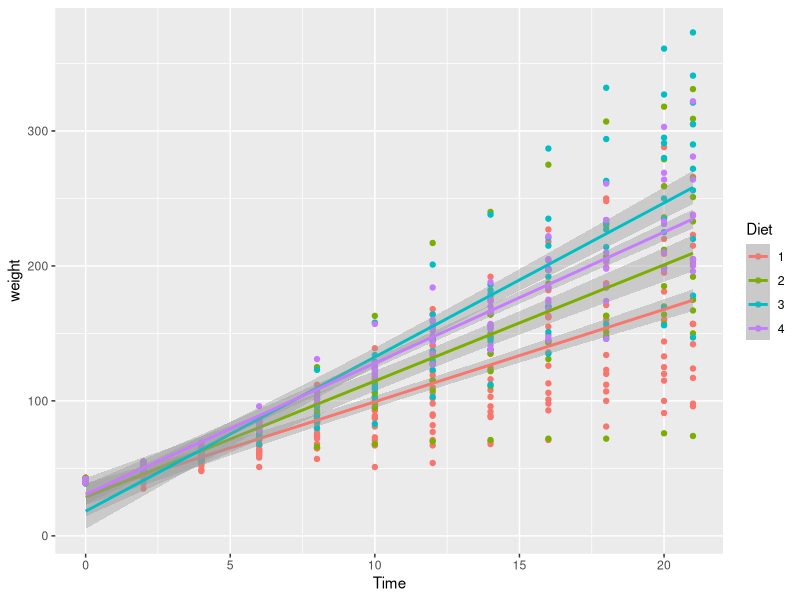
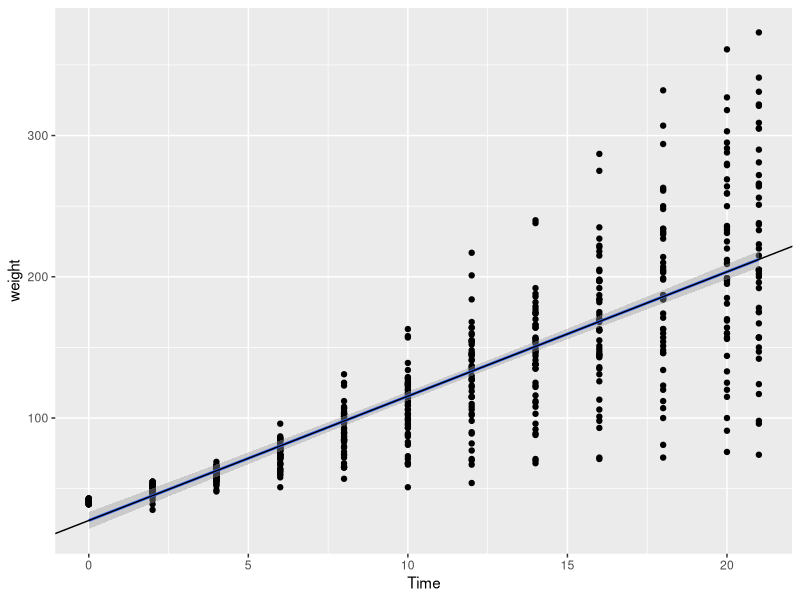
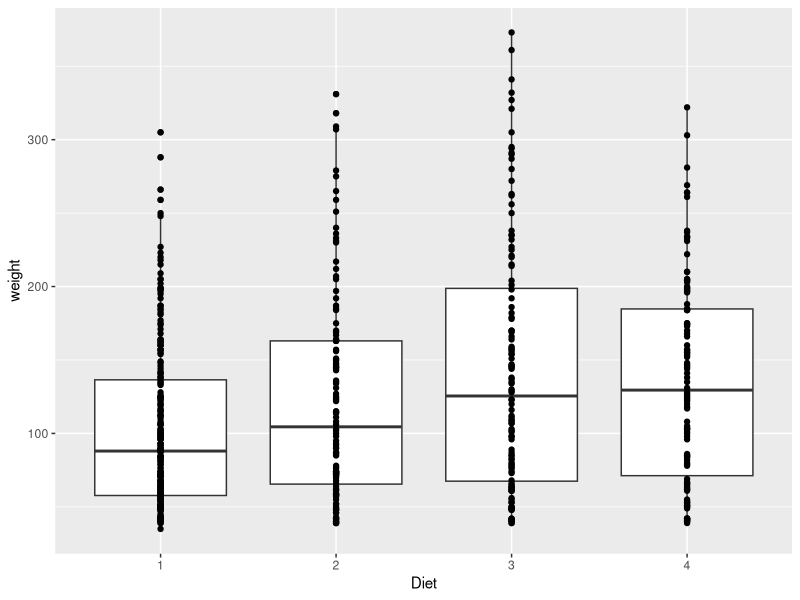
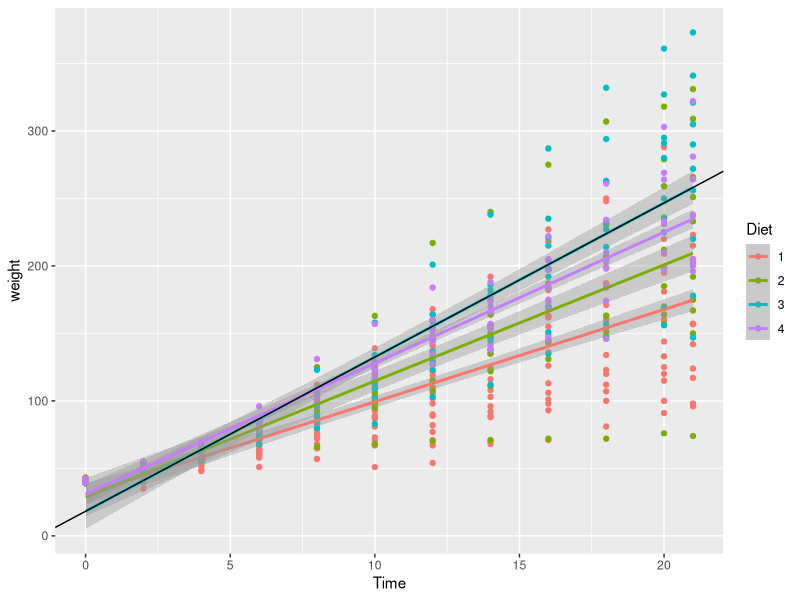

Recreate these plots in R, in order.
## ---- chunk 1
knitr::opts_chunk$set(echo = TRUE)
## ---- chunk 2
library(tidyverse)
## ---- chunk 3
View(ChickWeight)
chicks_lm_fit <- lm(weight ~ Time + Diet, ChickWeight)

chicks_lm_fit
## ---- chunk 4
summary(chicks_lm_fit)
## ---- chunk 5
plot1 <- ggplot(ChickWeight, aes(Time, weight, col = Diet)) +
    geom_point() +
    stat_smooth(method = "lm")

plot1
## ---- chunk 6
chicks_lm_fit <- lm(weight ~ Time, ChickWeight)

chicks_lm_fit
## ---- chunk 7
plot2 <- ggplot(ChickWeight, aes(Time, weight)) +
    geom_point() +
    stat_smooth(method = "lm") +
    geom_abline(slope=8.803, intercept = 27.467)

plot2
## ---- chunk 8
chicks_lm_fit <- lm(weight ~ Diet, ChickWeight)

chicks_lm_fit
## ---- chunk 9
plot3 <- ggplot(ChickWeight, aes(Diet, weight)) +
    geom_boxplot() +
    geom_point() 

plot3
## ---- chunk 10
chicks_lm_fit <- lm(weight ~ Time * Diet, ChickWeight)

chicks_lm_fit
## ---- chunk 11
plot4 <- ggplot(ChickWeight, aes(Time, weight, col = Diet)) +
    geom_point() +
    stat_smooth(method = "lm") +
    geom_abline(slope = 6.8418 + 4.5811, intercept = 30.9310 - 12.6807)
plot4
## ---- chunk 12
chicks_lm_fit <- lm(weight ~ Time * Diet, ChickWeight)
summary(chicks_lm_fit)

## ---- chunk 13
ChickWeight$Diet <- relevel(ChickWeight$Diet, "4")
chicks_lm_fit <- lm(weight ~ Time * Diet, ChickWeight)
summary(chicks_lm_fit)
## ---- chunk 14
predict(chicks_lm_fit, tibble(Time = 5, Diet = "3"))
